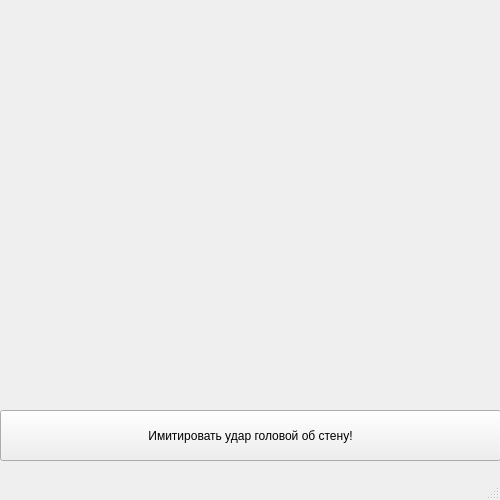
<?xml version="1.0" encoding="UTF-8"?>
<ui version="4.0">
 <class>MainWindow</class>
 <widget class="QMainWindow" name="MainWindow">
  <property name="geometry">
   <rect>
    <x>0</x>
    <y>0</y>
    <width>500</width>
    <height>500</height>
   </rect>
  </property>
  <property name="windowTitle">
   <string>MainWindow</string>
  </property>
  <widget class="QWidget" name="centralwidget">
   <widget class="QPushButton" name="pushButton">
    <property name="geometry">
     <rect>
      <x>0</x>
      <y>410</y>
      <width>501</width>
      <height>51</height>
     </rect>
    </property>
    <property name="text">
     <string>Имитировать удар головой об стену!</string>
    </property>
   </widget>
  </widget>
  <widget class="QMenuBar" name="menubar">
   <property name="geometry">
    <rect>
     <x>0</x>
     <y>0</y>
     <width>500</width>
     <height>21</height>
    </rect>
   </property>
  </widget>
  <widget class="QStatusBar" name="statusbar"/>
 </widget>
 <resources/>
 <connections/>
</ui>
